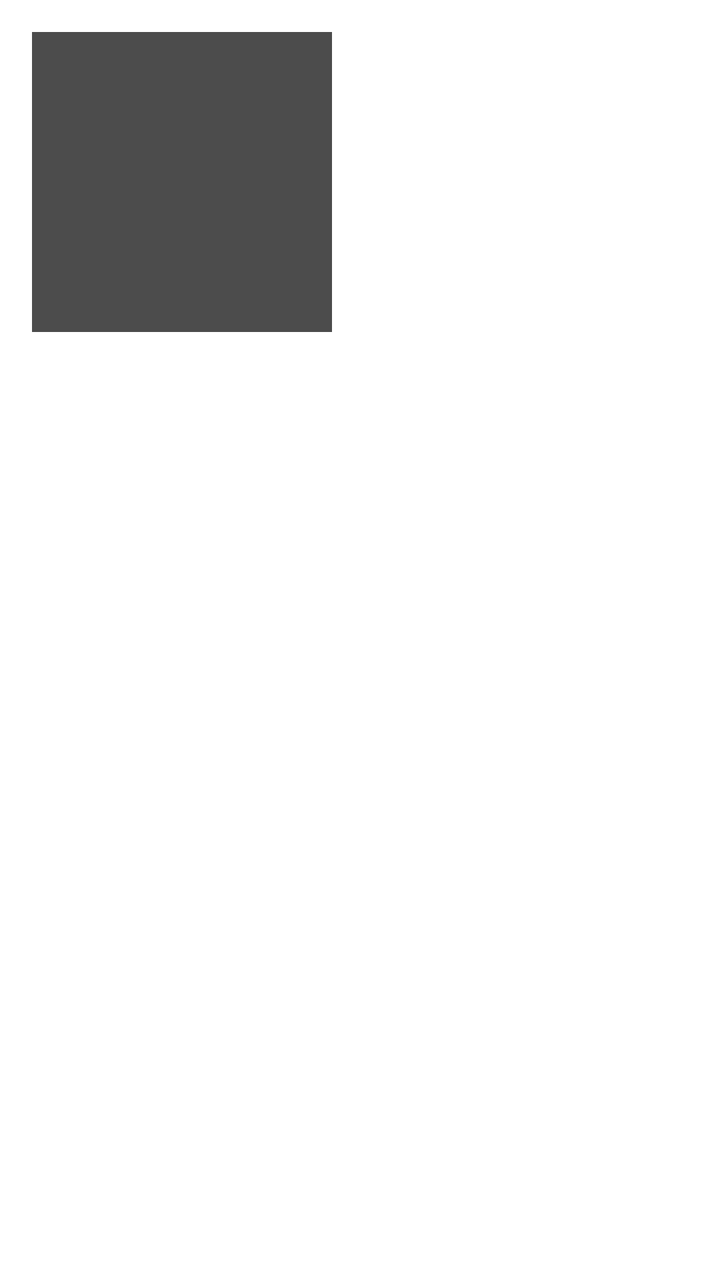
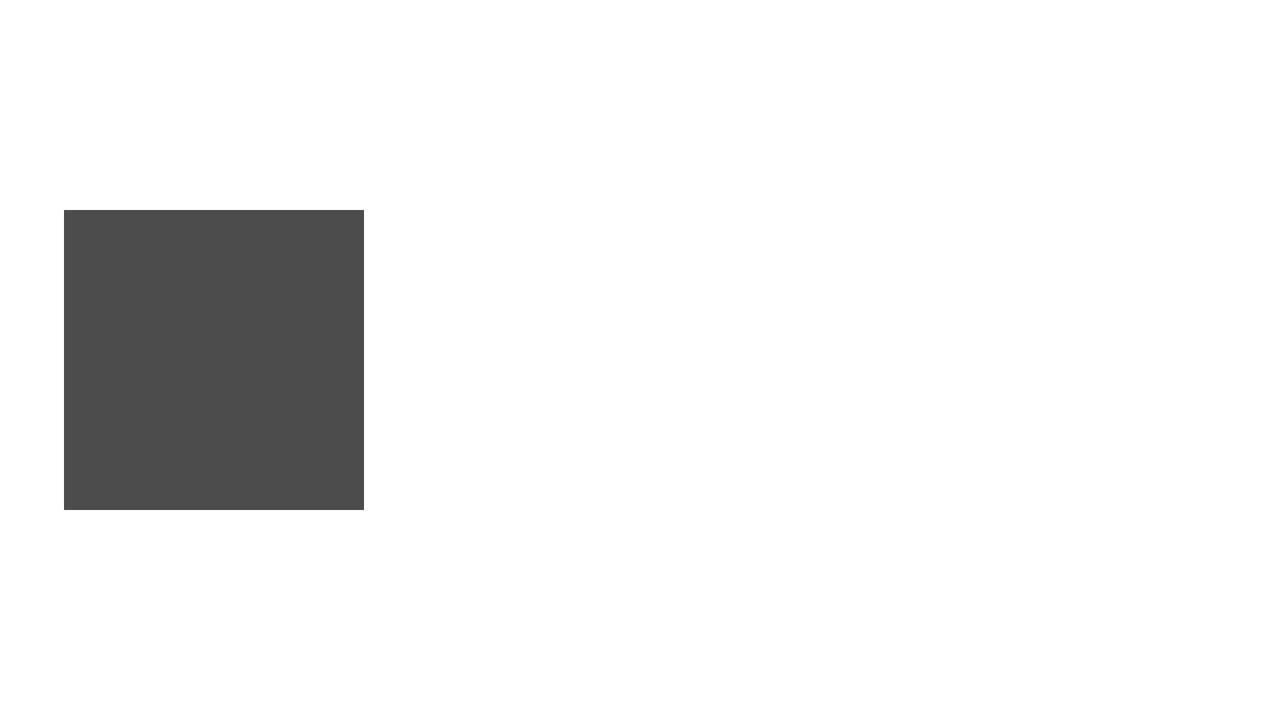

Compare how this app lays out the same screen by default and in its alternative resource folder. The renders come first, then the two layout files and the values they reference.
<!-- AndroidManifest.xml: application theme AppTheme -->
<!-- res/layout/album_details.xml -->
<?xml version="1.0" encoding="utf-8"?>
<ScrollView xmlns:android="http://schemas.android.com/apk/res/android"
    android:id="@+id/album_detail_scroll_view"
    android:layout_width="match_parent"
    android:layout_height="match_parent"
    android:orientation="vertical">

    <RelativeLayout
        android:layout_width="match_parent"
        android:layout_height="wrap_content">

        <ImageView
            android:id="@+id/album_detail_artwork"
            android:layout_width="@dimen/album_details_artwork_size"
            android:layout_height="@dimen/album_details_artwork_size"
            android:layout_marginBottom="@dimen/default_space"
            android:layout_marginTop="@dimen/default_space"
            android:layout_marginStart="@dimen/default_space"
            android:background="@color/colorPrimaryDark"
            android:contentDescription="@string/album_image" />

        <TextView
            android:id="@+id/album_detail_collection_name"
            android:layout_width="match_parent"
            android:layout_height="@dimen/album_details_artwork_size"
            android:layout_toEndOf="@id/album_detail_artwork"
            android:ellipsize="end"
            android:gravity="center_vertical"
            android:maxLines="4"
            android:padding="@dimen/small_space"
            android:textAlignment="center"
            android:textSize="@dimen/large_text_size"
            android:textStyle="bold" />

        <TextView
            android:id="@+id/album_detail_artist"
            android:layout_width="match_parent"
            android:layout_height="wrap_content"
            android:layout_below="@id/album_detail_artwork"
            android:layout_marginStart="@dimen/default_space"
            android:ellipsize="end"
            android:maxLines="1"
            android:textSize="@dimen/medium_text_size" />

        <RelativeLayout android:id="@+id/album_detail_extra_info"
            xmlns:android="http://schemas.android.com/apk/res/android"
            android:layout_width="match_parent"
            android:layout_height="@dimen/one_line_tile_height"
            android:layout_marginStart="@dimen/small_space"
            android:layout_marginEnd="@dimen/small_space"
            android:layout_below="@id/album_detail_artist">

            <TextView
                android:id="@+id/album_detail_explicitness"
                android:layout_width="@dimen/explicitness_max_width"
                android:layout_height="match_parent"
                android:layout_alignParentEnd="true"
                android:layout_marginEnd="@dimen/small_space"
                android:gravity="center_vertical|end"
                android:textSize="@dimen/small_text_size" />

            <TextView
                android:id="@+id/album_detail_year_and_tracks"
                android:layout_width="wrap_content"
                android:layout_height="match_parent"
                android:layout_marginStart="@dimen/small_space"
                android:gravity="center_vertical"
                android:layout_alignParentStart="true"
                android:layout_toStartOf="@id/album_detail_explicitness"
                android:textSize="@dimen/medium_text_size" />

        </RelativeLayout>

        <LinearLayout
            android:id="@+id/album_detail_track_list"
            android:layout_width="match_parent"
            android:layout_height="wrap_content"
            android:layout_below="@id/album_detail_extra_info"
            android:orientation="vertical" />

    </RelativeLayout>
</ScrollView>
<!-- resources referenced by this layout -->
<resources>
  <color name="colorPrimaryDark">#4c4c4c</color>
  <dimen name="album_details_artwork_size">150dp</dimen>
  <dimen name="default_space">16dp</dimen>
  <dimen name="explicitness_max_width">80dp</dimen>
  <dimen name="large_text_size">24sp</dimen>
  <dimen name="medium_text_size">16sp</dimen>
  <dimen name="one_line_tile_height">48dp</dimen>
  <dimen name="small_space">8dp</dimen>
  <dimen name="small_text_size">14sp</dimen>
  <string name="album_image">Album Image</string>
  <style name="AppTheme" parent="Theme.AppCompat.Light.DarkActionBar">
          
          <item name="colorPrimary">@color/colorPrimary</item>
          <item name="colorPrimaryDark">@color/colorPrimaryDark</item>
          <item name="colorAccent">@color/colorAccent</item>
          <item name="android:windowBackground">@color/windowColor</item>
          <item name="android:statusBarColor">@color/colorPrimaryDark</item>
          <item name="android:textColor">@color/white</item>
          <item name="actionBarTheme">@style/actionBarTheme</item>
          <item name="actionModeBackground">@color/colorPrimary</item>
      </style>
  <color name="colorPrimary">#6d6d6d</color>
  <color name="colorAccent">#12c5ce</color>
  <color name="white">#ffffff</color>
  <style name="actionBarTheme" parent="@android:style/ThemeOverlay.Material.Dark.ActionBar">
          <item name="android:windowBackground">@color/colorPrimary</item>
          <item name="android:titleTextStyle">@style/actionBarTextStyle</item>
      </style>
  <style name="actionBarTextStyle" parent="TextAppearance.AppCompat.Widget.ActionBar.Title">
          <item name="android:textColor">@color/white</item>
      </style>
</resources>
<!-- res/layout-land/album_details.xml (the repository's variant of the layout above) -->
<!-- drawn on the phone turned sideways -->
<?xml version="1.0" encoding="utf-8"?>
<RelativeLayout xmlns:android="http://schemas.android.com/apk/res/android"
    android:layout_width="match_parent"
    android:layout_height="match_parent"
    android:layout_margin="@dimen/default_space"
    android:orientation="horizontal">

    <ImageView
        android:id="@+id/album_detail_artwork"
        android:layout_width="@dimen/album_details_artwork_size"
        android:layout_height="@dimen/album_details_artwork_size"
        android:layout_alignParentStart="true"
        android:layout_centerVertical="true"
        android:layout_marginStart="@dimen/default_space"
        android:background="@color/colorPrimaryDark"
        android:contentDescription="@string/album_image" />

    <RelativeLayout
        android:layout_width="wrap_content"
        android:layout_height="match_parent"
        android:layout_toEndOf="@id/album_detail_artwork"
        android:layout_marginStart="@dimen/default_space">

        <TextView
            android:id="@+id/album_detail_collection_name"
            android:layout_width="match_parent"
            android:layout_height="wrap_content"
            android:layout_above="@id/album_detail_by"
            android:layout_marginBottom="@dimen/default_space"
            android:ellipsize="end"
            android:maxLines="3"
            android:textAlignment="center"
            android:textSize="@dimen/large_text_size"
            android:textStyle="bold" />

        <TextView
            android:id="@+id/album_detail_by"
            android:layout_width="match_parent"
            android:layout_height="wrap_content"
            android:layout_alignStart="@id/album_detail_collection_name"
            android:layout_marginTop="@dimen/default_space"
            android:layout_centerVertical="true"
            android:textAlignment="center"
            android:text="@string/by"
            android:textSize="@dimen/large_text_size" />

        <TextView
            android:id="@+id/album_detail_artist"
            android:layout_width="match_parent"
            android:layout_height="wrap_content"
            android:layout_below="@id/album_detail_by"
            android:layout_marginBottom="@dimen/default_space"
            android:ellipsize="end"
            android:maxLines="2"
            android:textAlignment="center"
            android:textSize="@dimen/large_text_size" />

        <View
            android:id="@id/divider_view"
            android:layout_width="@dimen/flat"
            android:layout_height="@dimen/flat"
            android:layout_centerInParent="true" />

        <TextView
            android:id="@+id/album_detail_release_date"
            android:layout_width="wrap_content"
            android:layout_height="wrap_content"
            android:layout_below="@id/album_detail_artist"
            android:layout_alignParentStart="true"
            android:layout_alignEnd="@id/divider_view"
            android:layout_marginTop="@dimen/default_space"
            android:textAlignment="center"
            android:textSize="@dimen/medium_text_size" />

        <TextView
            android:id="@+id/album_detail_explicitness"
            android:layout_width="match_parent"
            android:layout_height="wrap_content"
            android:layout_below="@id/album_detail_artist"
            android:layout_alignStart="@id/divider_view"
            android:layout_alignParentEnd="true"
            android:layout_marginTop="@dimen/default_space"
            android:textAlignment="center"
            android:textSize="@dimen/medium_text_size" />

    </RelativeLayout>

</RelativeLayout>
<!-- resources referenced by the variant -->
<!-- as the phone turned sideways resolves them -->
<resources>
  <color name="colorPrimaryDark">#4c4c4c</color>
  <dimen name="album_details_artwork_size">150dp</dimen>
  <dimen name="default_space">16dp</dimen>
  <dimen name="flat">0dp</dimen>
  <dimen name="large_text_size">24sp</dimen>
  <dimen name="medium_text_size">16sp</dimen>
  <string name="album_image">Album Image</string>
  <string name="by">By %s</string>
  <style name="AppTheme" parent="Theme.AppCompat.Light.DarkActionBar">
          
          <item name="colorPrimary">@color/colorPrimary</item>
          <item name="colorPrimaryDark">@color/colorPrimaryDark</item>
          <item name="colorAccent">@color/colorAccent</item>
          <item name="android:windowBackground">@color/windowColor</item>
          <item name="android:statusBarColor">@color/colorPrimaryDark</item>
          <item name="android:textColor">@color/white</item>
          <item name="actionBarTheme">@style/actionBarTheme</item>
          <item name="actionModeBackground">@color/colorPrimary</item>
      </style>
  <color name="colorPrimary">#6d6d6d</color>
  <color name="colorAccent">#12c5ce</color>
  <color name="white">#ffffff</color>
  <style name="actionBarTheme" parent="@android:style/ThemeOverlay.Material.Dark.ActionBar">
          <item name="android:windowBackground">@color/colorPrimary</item>
          <item name="android:titleTextStyle">@style/actionBarTextStyle</item>
      </style>
  <style name="actionBarTextStyle" parent="TextAppearance.AppCompat.Widget.ActionBar.Title">
          <item name="android:textColor">@color/white</item>
      </style>
</resources>
